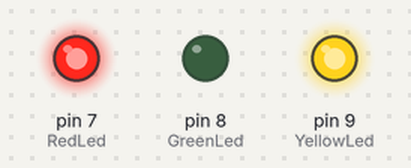
Recording of a sketch running on a simulated Arduino Uno, built with avr-gcc and run on an emulated ATmega328P. On the bench: output pins drawn as LEDs (lit = HIGH).

Above: at 0.2 s.
At 1.2 s:
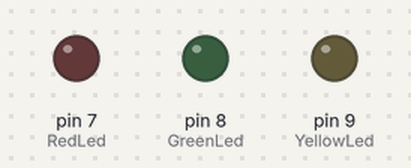
At 2.7 s:
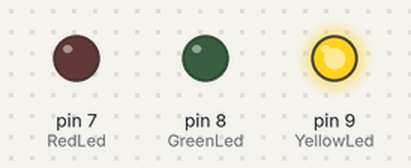
At 3.7 s:
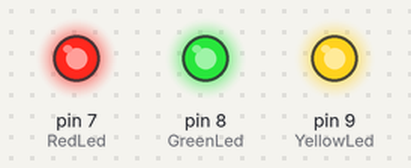
Timing chart, 0 to 4.6 s (numbered marks = the images above):
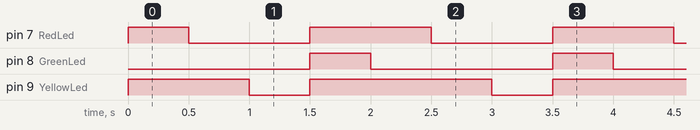

Measured:
- by itself, pin 7 (RedLed): alternates HIGH for 1.0 s and LOW for 1.0 s
- by itself, pin 8 (GreenLed): alternates HIGH for 0.50 s and LOW for 1.5 s
- by itself, pin 9 (YellowLed): alternates HIGH for 1.5 s and LOW for 0.50 s

The sketch:

2_-_3_led.ino
```cpp
int GreenLed = 8;
int RedLed = 7;
int YellowLed = 9;
void setup()
{
  pinMode(GreenLed, OUTPUT);
  pinMode(RedLed, OUTPUT);
  pinMode(YellowLed, OUTPUT);


  digitalWrite(GreenLed, HIGH);
  digitalWrite(RedLed, HIGH);
  digitalWrite(YellowLed, HIGH);
}

void loop()
{
  digitalWrite(GreenLed, LOW);
  delay(500); // Wait for 1000 millisecond(s)
  digitalWrite(RedLed, LOW);
  delay(500); // Wait for 1000 millisecond(s)
  digitalWrite(YellowLed, LOW);
  delay(500); // Wait for 1000 millisecond(s)

  digitalWrite(GreenLed, HIGH);
  digitalWrite(RedLed, HIGH);
  digitalWrite(YellowLed, HIGH);
  delay(500);
}
```

stunning_bombul2.ino
```cpp

```
